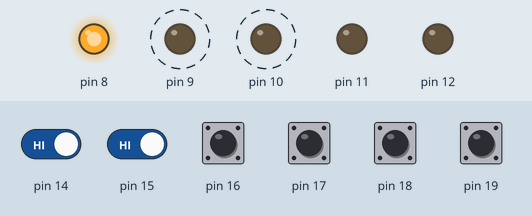
Simulated run of this program. Board: Arduino Uno, built with avr-gcc and run on an emulated ATmega328P. Shown: output pins drawn as LEDs (lit = HIGH). Dashed ring = blinking. Inputs (shaded band) come from the test bench; at power-on: pin 14–19 HIGH.

Above: at 0.85 s.
0.9 s: pin 14 driven LOW and pin 15 driven LOW
At 1.6 s:
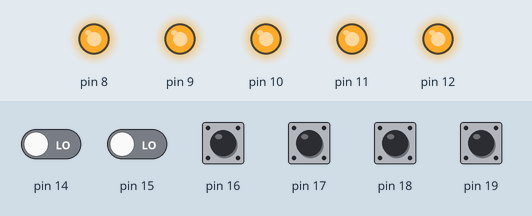
2.4 s: pin 14 driven HIGH
At 2.55 s:
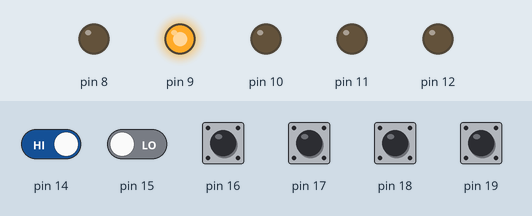
5.4 s: pin 14 driven LOW
At 6.3 s:
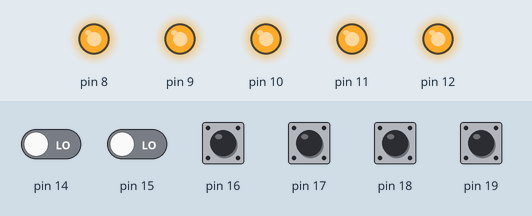
Timing chart, 0 to 8.4 s (numbered marks = the images above; inputs shaded):
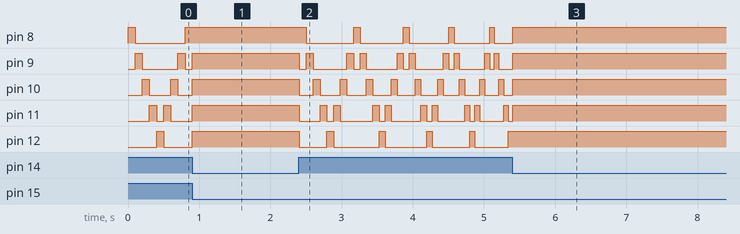

The program:

main.cpp
```cpp
/* This project is a review of the Embedded lab #2 Bouncing LEDS
  Interface pushbuttons and LEDs to the microcontroller Arduino Uno to control
  the LED illumination in a manner which minics the Knight Rider pattern.

  Requirments are as follows:
  *Interface 5 LEDs to digital output ports. Each LED must have a 300ohm resistor
  *Begin with the left most LED lit
  *Move the illuminated LED to the right one position and turn off the previous LED
  *Continue the pattern in the opposite direction once you reach the end
  *Repeat the pattern forever
  *Interface two push buttons to digital inputs
  *Use internal pullup resistors for the digital inputs
  *If push button 1 is pressed, the movement stops
  *If push button 2 is pressed, the LED movement rate increases
  *The push buttons must be read within a funciton
  *If both push buttons are pressed at the same time then reset and restart the sequence at the original speed

  I created two functions for two different options if putton 2 is pressed.
  One version a press and hold will cause a visable change in speed
  The other assumes you are doing individual presses

  Inputs:
  *PC0 (button1), PC1(button2): Both buttons are then wired to ground

  Outputs:
  *PB0 (LED1), PB1 (LED2), PB2 (LED3), PB3 (LED4), PB4 (LED5): All Leds run through their own 300ohm resistor then to ground.

  Note: This was written in the Aduino Sketch Style file format but was written without the predefined functions.

  Author: Eric Moser 11/2020

*/

#include <Arduino.h>

// Required if built in Eclipse
// from WinAVR Folder
// #include <avr/io.h>
// #include <inttypes.h>

#define CYCLES_PER_US 16				// cpu cycles per microsecond
#define PUSHBUTTON_1 3
#define PUSHBUTTON_2 2
#define PUSHBUTTON_1_AND_2 1

int main (void)
{
  // Set all of the output pins for the LEDs DDRB = 0b00011111
  DDRB |= (1<<PORTB0) | (1<<PORTB1) | (1<<PORTB2) | (1<<PORTB3) | (1<<PORTB4);

  // Set up digital inputs
  DDRC &= (~(1<<PORTC0)) & (~(1<<PORTC1));
  PORTC |= (1<<PORTC0) | (1<<PORTC1); //setting pull up resistors

	uint8_t delayValue = 100;
	int buttonScan;

  // Used for option 2 of putton 2 press
  // uint8_t button2Pressflag = 0;

  // Function prototypes
	int pushbuttonScan(void);
  void delay_ms(uint16_t ms);
  void delay_us(uint16_t us);

  void shiftRight(int ledposition, uint8_t delayValue);
  void shiftLeft(int ledposition, uint8_t delayValue);

  while(1)
  {
    for(int i = 0; i <= 7; i++)
    {
      // Checking status of buttons
      buttonScan = pushbuttonScan();

      while(buttonScan == PUSHBUTTON_1_AND_2)
      {
        PORTB = 0b00011111;
        delayValue = 100;
        i = 0;
        delay_ms(delayValue);
        buttonScan = pushbuttonScan();
      }

      while(buttonScan == PUSHBUTTON_1)
      {
        // Wait until the button is no longer pressed
        buttonScan = pushbuttonScan();
      }

      // Assumes press and hold of button for visable changes in speed
      if(buttonScan == PUSHBUTTON_2)
      {
        // Reset the delay value if it reaches max speed
        if(delayValue == 0)
        {
          delayValue = 100;
        }
        else
        {
          // Reduce the delay thus speeding up the pattern
          delayValue = delayValue - 1;
        }
      }

      // Assumes press and release of button for visable changes in speed
      // Speeding up would happen after you press the button but not continue to speed up until you release and press again
      // if(buttonScan == PUSHBUTTON_2)
      // {
      //   // Reset the delay value if it reaches max speed
      //   if(delayValue == 0)
      //   {
      //     delayValue = 100;
      //   }
      //   else if(button2Pressflag == 0)
      //   {
      //     // Reduce the delay thus speeding up the pattern
      //     delayValue = delayValue - 10;
      //     button2Pressflag = 1;
      //   }
      // }
      // if(buttonScan != PUSHBUTTON_2)
      // {
      //   button2Pressflag = 0;
      // }

      // Running LED output
      if(i <= 4)
      {
        shiftRight(i, delayValue);
      }
      else if (i <= 7)
      {
        shiftLeft(i, delayValue);
      }

    }

  }

  return 0;
}

// Note: For some reason the delays need to be first for it to compile succesfully
// delay for us micro-seconds
// delay times are only half-way accurate if optimization is turned on to level 3!
// max value for us is 65535/4*CYCLES_PER_US
// which is app. 17777 for 14.7456MHZ
void delay_us(uint16_t us)
{
	uint16_t _count;
	_count=us/4*CYCLES_PER_US;

	asm volatile (
		"1: sbiw %0,1" "\n\t"
		"brne 1b"
		: "=w" (_count)
		: "0" (_count)
	);
}

void delay_ms(uint16_t ms)
{
	volatile uint16_t i;

	for(i = ms; i > 0; i--)
	{
		delay_us(1000);
	}
}

void shiftRight(int ledposition, uint8_t delayValue)
{
  PORTB = (0b00000001 << ledposition);
  delay_ms(delayValue);
}

void shiftLeft(int ledposition, uint8_t delayValue)
{
  //Assumes that ledposition is at the 5th position
  PORTB = (0b00010000 >> (ledposition - 4));
  delay_ms(delayValue);
}

int pushbuttonScan(void)
{
	int buttonPressStatus = 0;

  //Bit Masking inputs for each button
  //Note that if a button is not pressed it reads high because of the pullup resistors
  uint8_t button1and2Check = PINC & 0b00000011;
  uint8_t button1Check = PINC & 0b00000001;
  uint8_t button2Check = PINC & 0b00000010;

  if(button1and2Check == 0b00000000)
	{
		buttonPressStatus = PUSHBUTTON_1_AND_2;
	}

	else if(button1Check == 0b00000000)
	{
		buttonPressStatus = PUSHBUTTON_1;
	}

	else if(button2Check == 0b00000000)
	{
		buttonPressStatus = PUSHBUTTON_2;
	}

	return buttonPressStatus;

}
```

Measured:
- after the input at 0.9 s, pin 8: stays HIGH (without the input it goes to LOW after 0.00 s); pin 9: goes on until 0.9 s, then stays HIGH
- after the input at 2.4 s, pin 8: HIGH → LOW after 0.10 s, then repeats every 0.70 s: HIGH 0.09 s, LOW 0.61 s; pin 9: HIGH → LOW at once, then repeats every 0.76 s: HIGH 0.10 s, LOW 0.48 s, HIGH 0.09 s, LOW 0.09 s
- after the input at 5.4 s, pin 11: goes on until 5.4 s, then stays HIGH; pin 12: stops changing and stays HIGH
- by itself, pin 9: alternates HIGH for 0.10 s and LOW for 0.50 s
